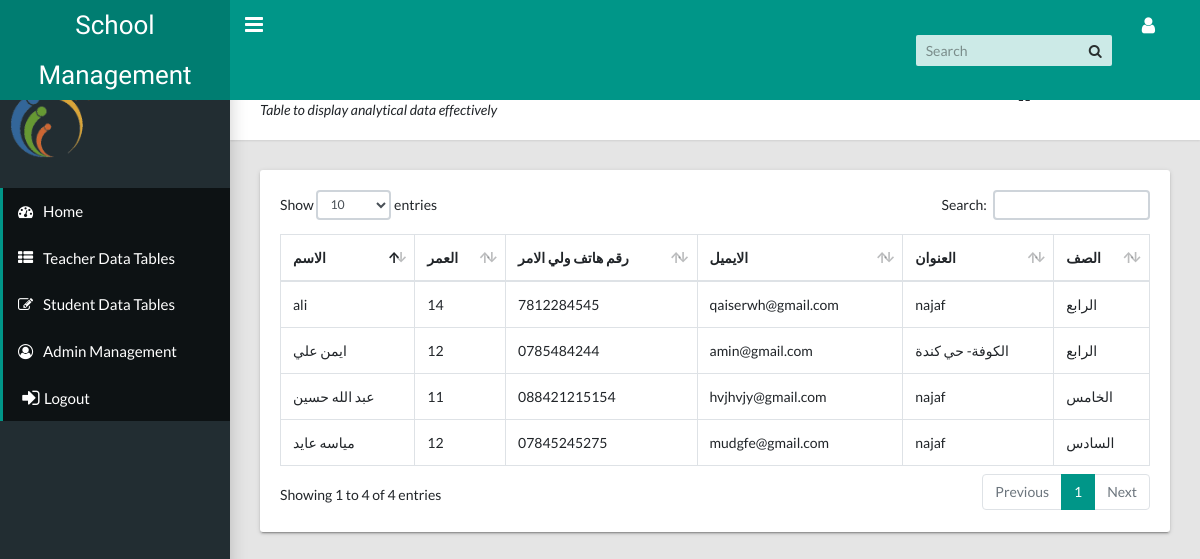
Page /studentdata on the committed database.
### school_management_app/models.py (models this page shows, shortened)
class Student(models.Model):
    name =models.CharField(max_length=250)
    age =models.IntegerField()
    photo =models.ImageField(upload_to='photos')
    parents_phonenumber=models.CharField(max_length=50,null=True)
    parents_Email=models.EmailField(null=True,blank=True)
    address=models.CharField(max_length=200)
    stage_name=models.ForeignKey(Stage,on_delete=models.PROTECT)

class Stage(models.Model):
    stage_name=models.CharField(max_length=100)
    def __str__(Self):
        return Self.stage_name

### school_management_app/views.py (the view)
# urls.py: path('studentdata',views.studentdata,name='studentdata'),
def studentdata(request):
    search=Student.objects.all()
    status= None
    if 'search_name'  in request.GET:
        status =request.GET['search_name']
        if status:
            search = search.filter(status__icontains=name)
    context ={
    'student_data':search
    }
    return render(request,'content/student_data.html',context)

### templates/content/student_data.html (shortened to what this page needs)
{% load static %}
<!DOCTYPE html>
<html lang="en">
  <head>
    <link rel="stylesheet" type="text/css" href="{% static 'css/main.css' %}">
    <link rel="stylesheet" type="text/css" href="https://maxcdn.bootstrapcdn.com/font-awesome/4.7.0/css/font-awesome.min.css">
  </head>
{% block content %}
<body class="app sidebar-mini">
  <header class="app-header"><a class="app-header__logo" href="index.html">School Management</a>
    <a class="app-sidebar__toggle" href="#" data-toggle="sidebar" aria-label="Hide Sidebar"></a>
    <ul class="app-nav">
      <li class="app-search">
        <input class="app-search__input" type="search" placeholder="Search">
        <button class="app-search__button"><i class="fa fa-search"></i></button>
      </li>
      <li class="dropdown"><a class="app-nav__item" href="#" data-toggle="dropdown" aria-label="Open Profile Menu"><i class="fa fa-user fa-lg"></i></a>
      </li>
    </ul>
  </header>
 <aside class="app-sidebar">
  <div class="app-sidebar__user"><img src="media/photos/ssd.png" width="80" alt="User Image">
  </div>
  <ul class="app-menu">
    <li><a class="app-menu__item active" href="{% url 'index' %}"><i class="app-menu__icon fa fa-dashboard"></i><span class="app-menu__label">Home</span></a></li>
    <li><a class="app-menu__item active" href="{% url 'teacherdata' %}"><i class="app-menu__icon fa fa-th-list"></i><span class="app-menu__label">Teacher Data Tables</span></a></li>
    <li><a class="app-menu__item active" href="{% url 'studentdata' %}"><i class="app-menu__icon fa fa-edit"></i><span class="app-menu__label">Student Data Tables</span></a></li>
    <li><a class="app-menu__item active" href="{% url 'admin/' %}"><i class="app-menu__icon fa fa-user-circle-o"></i><span class="app-menu__label">Admin Management</span></a></li>
    <li><a class="app-menu__item active" href="{% url 'login' %}"><i class="app-menu__icon fa fa-sign-in fa-lg fa-fw"></i><span class="app-menu__label">Logout</span></a></li>
   </ul>
</aside>
  <main class="app-content">
    <div class="app-title">
      <div>
        <h1> Data Table</h1>
        <p>Table to display analytical data effectively</p>
      </div>
      <ul class="app-breadcrumb breadcrumb side">
        <li class="breadcrumb-item"></li>
        <li class="breadcrumb-item">Tables</li>
        <li class="breadcrumb-item active"><a href="#">Data Table</a></li>
      </ul>
    </div>
    <div class="row">
      <div class="col-md-12">
        <div class="tile">
          <div class="tile-body">
            <div class="table-responsive">
              <table class="table table-hover table-bordered" id="sampleTable">
                <thead>
                  <tr>
                    <th>الاسم</th>
                    <th>العمر</th>
                    <th>رقم هاتف ولي الامر</th>
                    <th>الايميل</th>
                    <th>العنوان</th>
                    <th>الصف</th>
                  </tr>
                </thead>
                <tbody>
                  {% for i in student_data %}
                  <tr>
                    <td>{{i.name}}</td>
                    <td>{{i.age}}</td>
                    <td>{{i.parents_phonenumber}}</td>
                    <td>{{i.parents_Email}}</td>
                    <td>{{i.address}}</td>
                    <td>{{i.stage_name}}</td>
                  </tr>
                  {% endfor %}
                </tbody>
              </table>
            </div>
          </div>
        </div>
      </div>
    </div>
  </main>
{% endblock content %}
</body>
</html>

### rows in the picture
Student: name "ايمن علي", age "12", parents_phonenumber "0785484244", parents_Email "amin@gmail.com", address "الكوفة- حي كندة", stage_name "الرابع"
Student: name "مياسه عايد", age "12", parents_phonenumber "07845245275", parents_Email "mudgfe@gmail.com", address "najaf", stage_name "السادس"
Student: name "عبد الله حسين", age "11", parents_phonenumber "088421215154", parents_Email "hvjhvjy@gmail.com", address "najaf", stage_name "الخامس"
Student: name "ali", age "14", parents_phonenumber "7812284545", parents_Email "qaiserwh@gmail.com", address "najaf", stage_name "الرابع"
